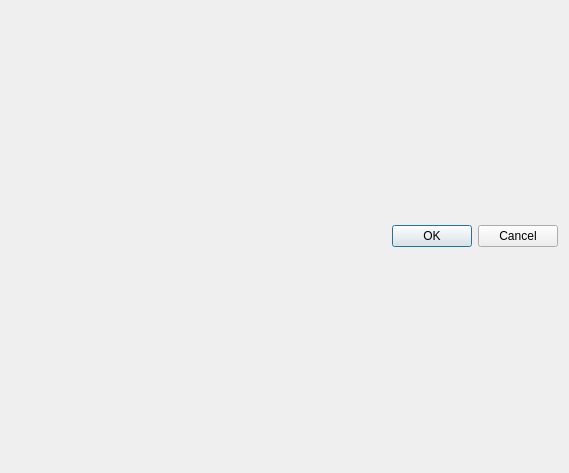
<ui version="4.0" >
 <class>GraphicConfigEditor</class>
 <widget class="QDialog" name="GraphicConfigEditor" >
  <property name="geometry" >
   <rect>
    <x>0</x>
    <y>0</y>
    <width>569</width>
    <height>473</height>
   </rect>
  </property>
  <property name="windowTitle" >
   <string>Aggregation Configuration</string>
  </property>
  <layout class="QVBoxLayout" name="verticalLayout_2" >
   <item>
    <layout class="QHBoxLayout" name="horizontalLayout" >
     <item>
      <spacer>
       <property name="orientation" >
        <enum>Qt::Horizontal</enum>
       </property>
       <property name="sizeHint" stdset="0" >
        <size>
         <width>381</width>
         <height>31</height>
        </size>
       </property>
      </spacer>
     </item>
     <item>
      <widget class="QPushButton" name="okButton" >
       <property name="text" >
        <string>OK</string>
       </property>
      </widget>
     </item>
     <item>
      <widget class="QPushButton" name="cancelButton" >
       <property name="text" >
        <string>Cancel</string>
       </property>
      </widget>
     </item>
    </layout>
   </item>
  </layout>
 </widget>
 <resources/>
 <connections/>
</ui>
